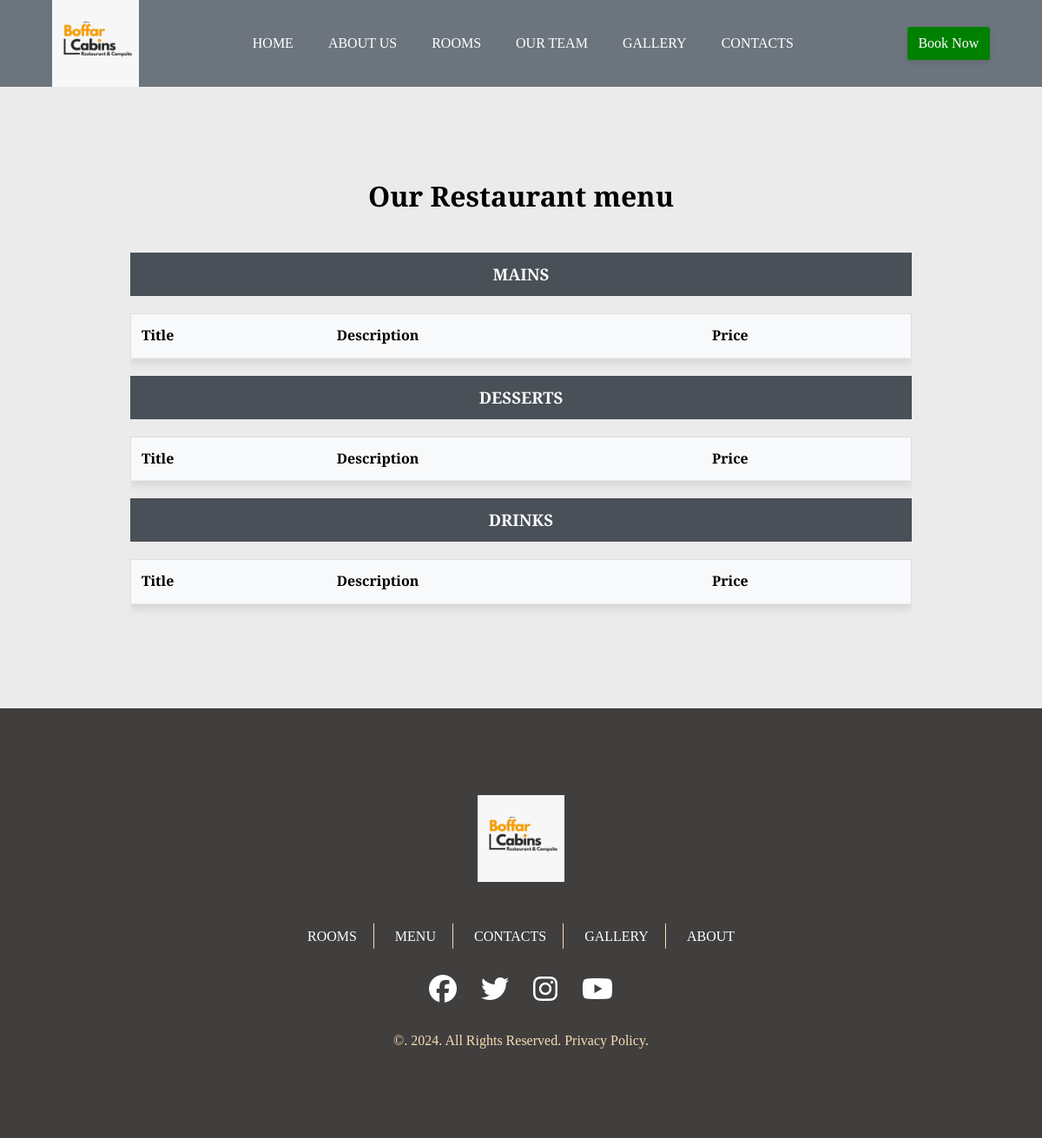
Before: /menu/ with the older database file.
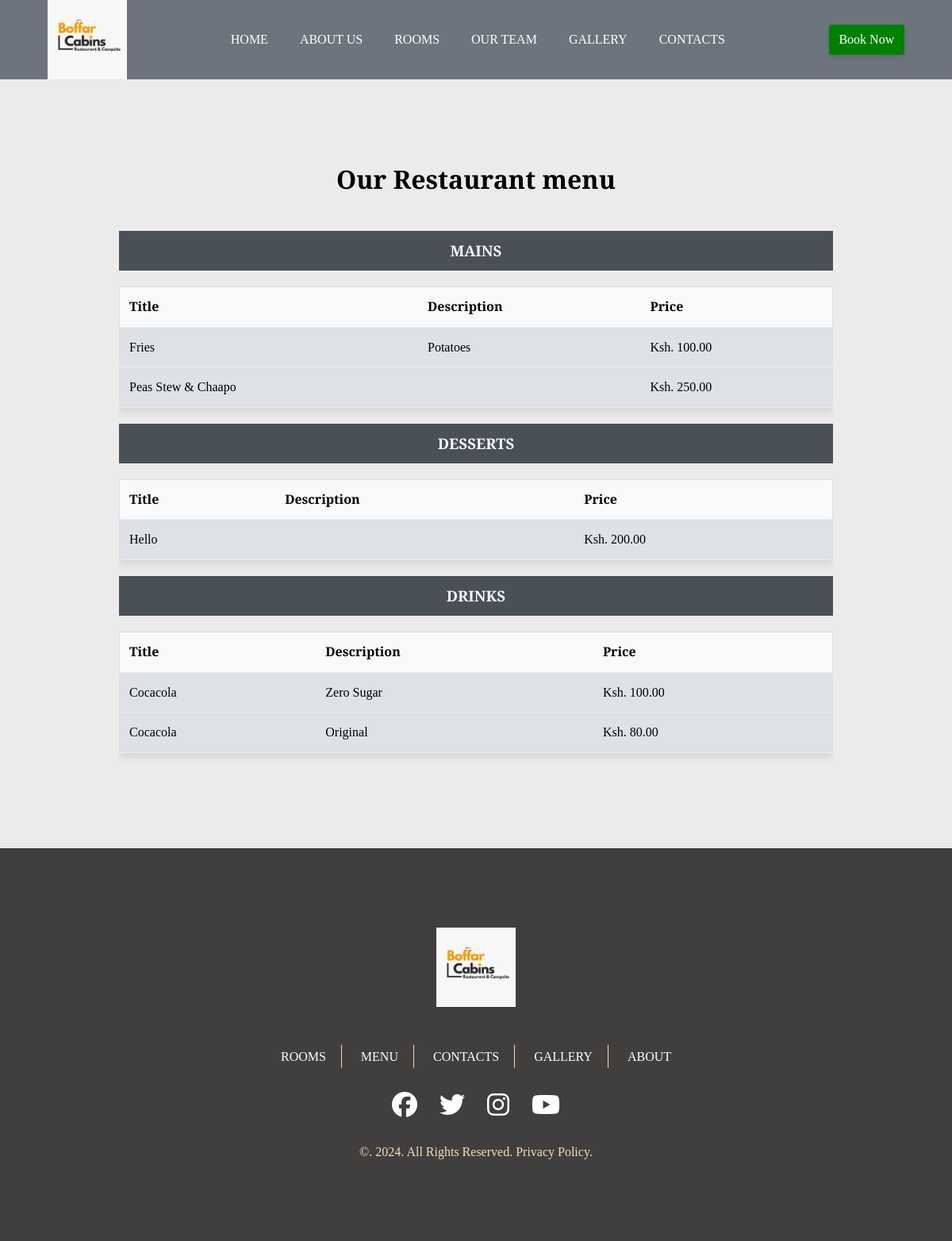
After: the same page with the newer database file.
### menu/models.py (models this page shows, shortened)
class Menu(models.Model):
    title = models.CharField(max_length=100)
    description = models.TextField(blank=True, null=True)
    menu_categories = [
        ('Mains', 'Mains'),
        ('Desserts', 'Desserts'),
        ('Drinks', 'Drinks'),
    ]
    category = models.CharField(max_length=100, choices=menu_categories)
    price = models.DecimalField(max_digits=10, decimal_places=2)
    is_active = models.BooleanField(default=True)
    registered_at = models.DateTimeField(auto_now_add=True)
    class Meta:
        verbose_name_plural = 'Menu'

### menu/views.py (the view)
# urls.py: path('menu/', views.menuView, name='menu'),
def menuView(request):
    menus = Menu.objects.all()
    context = {'menus': menus}
    return render(request, 'menus/index.html', context)

### menu/templates/menus/index.html (shortened to what this page needs)
{% extends 'app/main.html' %}
{% load static %}
{% block header %} {% include 'app/headerOther.html' %} {% endblock%}
{% block content %}
<section id="restaurant" class="main-restaurant">
  <div class="container">
    <h2 class="title">Our Restaurant menu</h2>
    <h3>Mains</h3>
    <div class="menu-table-wrapper">
      <table class="menu-table">
        <thead>
          <tr>
            <th>Title</th>
            <th>Description</th>
            <th>Price</th>
          </tr>
        </thead>
        <tbody>
          {% for menu in menus %}
          {% if menu.category == 'Mains' %}
          {% if menu.is_active%}
          <tr>
            <td>{{menu.title}}</td>
            <td>{{menu.description}}</td>
            <td>Ksh. {{menu.price}}</td>
          </tr>
          {% endif %}
          {% endif %}
          {% endfor %}
        </tbody>
      </table>
    </div>
    <h3>Desserts</h3>
    <div class="menu-table-wrapper">
      <table class="menu-table">
        <thead>
          <tr>
            <th>Title</th>
            <th>Description</th>
            <th>Price</th>
          </tr>
        </thead>
        <tbody>
          {% for menu in menus %}
          {% if menu.category == 'Desserts' %}
          {% if menu.is_active%}
          <tr>
            <td>{{menu.title}}</td>
            <td>{{menu.description}}</td>
            <td>Ksh. {{menu.price}}</td>
          </tr>
          {% endif %}
          {% endif %}
          {% endfor %}
        </tbody>
      </table>
    </div>
    <h3>Drinks</h3>
    <div class="menu-table-wrapper">
      <table class="menu-table">
        <thead>
          <tr>
            <th>Title</th>
            <th>Description</th>
            <th>Price</th>
          </tr>
        </thead>
        <tbody>
          {% for menu in menus %}
          {% if menu.category == 'Drinks' %}
          {% if menu.is_active%}
          <tr>
            <td>{{menu.title}}</td>
            <td>{{menu.description}}</td>
            <td>Ksh. {{menu.price}}</td>
          </tr>
          {% endif %}
          {% endif %}
          {% endfor %}
        </tbody>
      </table>
    </div>
  </div>
</section>
{% endblock %}
{% block footer %} {% include 'app/footer.html' %} {% endblock%}

### pages/templates/app/main.html (shortened to what this page needs)
{% load static %}
<!DOCTYPE html>
<html lang="en">
  <head>
    <link rel="stylesheet" href="{% static 'css/index.css' %}" />
    <link
      rel="stylesheet"
      href="https://code.jquery.com/ui/1.13.1/themes/base/jquery-ui.css"
    />
  </head>
  <body>
    {% block header %} {% endblock %}
    {% block content %} {% endblock %}
    {% block footer %} {% endblock %}
  </body>
</html>

### pages/templates/app/headerOther.html (shortened to what this page needs)
{% load static %}
<header class="other-header">
  <div class="container">
    <div class="header-nav" id="other-header-nav">
      <a href="/">
        <img
          src="{% static 'images/logo.jpg' %}"
          alt="Boffar Logo"
          class="logo"
        />
      </a>
      <ul class="nav__list" id="other-nav__list">
        <li class="nav__list-item">
          <a href="/">Home</a>
        </li>
        <li class="nav__list-item">
          <a href="{% url 'about' %}">About Us</a>
        </li>
        <li class="nav__list-item">
          <a href="{% url 'rooms' %}">Rooms</a>
        </li>
        <li class="nav__list-item">
          <a href="{% url 'team' %}">Our Team</a>
        </li>
        <li class="nav__list-item">
          <a href="{% url 'gallery' %}">Gallery</a>
        </li>
        <li class="nav__list-item">
          <a href="{% url 'contacts' %}">Contacts</a>
        </li>
      </ul>
      <a href="{% url 'bookings' %}" class="btn btn__book btn-nav">Book Now</a>
    </div>
  </div>
</header>

### pages/templates/app/footer.html
{% load static %}
<footer>
  <div class="container">
    <img src="{% static 'images/logo.jpg' %}" alt="" class="footer-image" />
    <div class="links">
      <a href="{% url 'rooms' %}">Rooms</a>
      <a href="{% url 'menu' %}">Menu</a>
      <a href="{% url 'contacts' %}">Contacts</a>
      <a href="{% url 'gallery' %}">Gallery</a>
      <a href="{% url 'about' %}">About</a>
    </div>
    <div class="socials">
      <i class="fa-brands fa-facebook"></i>
      <i class="fa-brands fa-twitter"></i>
      <i class="fa-brands fa-instagram"></i>
      <i class="fa-brands fa-youtube"></i>
    </div>
    <p>&copy;. {% now "Y" %}. All Rights Reserved. Privacy Policy.</p>
  </div>
</footer>

### static/css/general.css (style rules this page uses)
.btn { padding: 0.4em 0.8em; background-color: var(--color-button-primary-bg); color: var(--color-button-primary-text); box-shadow: var(--box-shadow); border-radius: 0.2em; }

### static/css/header.css (style rules this page uses)
.other-header { background-color: var(--color-gray-600); }
.header-nav { display: flex; justify-content: space-between; align-items: center; }
.logo { width: 10rem; }
.nav__list { display: flex; }
.nav__list-item { padding: 2rem; }
.nav__list-item a { text-transform: uppercase; color: var(--color-white); }

### static/css/restaurant.css (style rules this page uses)
#restaurant { padding: 10rem; background-color: #ecebeb; }
#restaurant .title { text-align: center; margin-bottom: 4rem; font-weight: 900; font-size: 2em; }

### static/css/footer.css (style rules this page uses)
footer { padding: 10rem; background-color: #413e3e; }
footer > .container { display: flex; justify-content: center; align-items: center; flex-direction: column; }
.footer-image { width: 10rem; height: 10rem; margin-bottom: 5rem; }
footer .links a { text-transform: uppercase; color: white; padding: 2rem; position: relative; }
footer .links a::after { position: absolute; content: ""; width: 1px; height: 50%; background-color: wheat; right: 0; top: 50%; transform: translateY(-50%); }
footer .links a:last-child::after { opacity: 0; }
footer .socials { margin: 2rem 0; color: white; cursor: pointer; }
footer .socials i { padding: 1.2rem; font-size: 2em; }
footer p { color: wheat; }

### static/css/table.css (style rules this page uses)
.menu-table-wrapper { overflow-x: auto; }
#restaurant h3 { margin-bottom: 2rem; text-align: center; text-transform: uppercase; font-weight: 700; background-color: var(--color-gray-700); padding: 1rem 0; color: var(--color-gray-100); }
.menu-table { width: 100%; border-collapse: collapse; border: 1px solid #ddd; margin-bottom: 20px; box-shadow: var(--box-shadow-md); background-color: var(--color-gray-300); }
.menu-table th, .menu-table td { padding: 12px; text-align: left; border-bottom: 1px solid var(--color-gray-200); }
.menu-table th { background-color: var(--color-gray-100); }

Changed rows visible on the page:
added Menu: title "Fries", description "Potatoes", price "100.00", shown under "MAINS"
added Menu: title "Peas Stew & Chaapo", price "250.00", shown under "MAINS"
added Menu: title "Hello", price "200.00", shown under "DESSERTS"
added Menu: title "Cocacola", description "Zero Sugar", price "100.00", shown under "DRINKS"
added Menu: title "Cocacola", description "Original", price "80.00", shown under "DRINKS"
